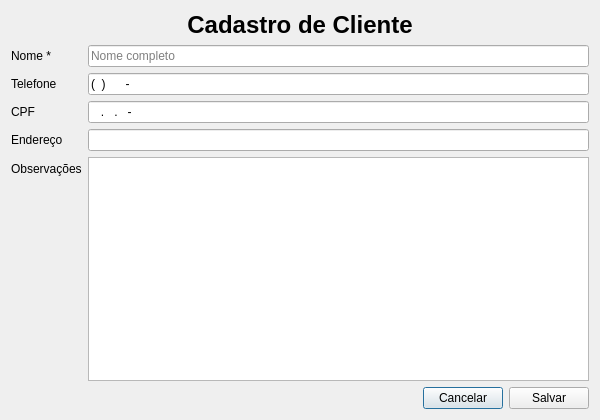
<?xml version="1.0" encoding="UTF-8"?>
<ui version="4.0">
 <class>ClienteForm</class>
 <widget class="QDialog" name="ClienteForm">
  <property name="geometry">
   <rect>
    <x>0</x>
    <y>0</y>
    <width>600</width>
    <height>420</height>
   </rect>
  </property>
  <property name="windowTitle">
   <string>Cadastro de Cliente</string>
  </property>
  <layout class="QVBoxLayout" name="verticalLayout">
   <item>
    <widget class="QLabel" name="lblTitulo">
     <property name="font">
      <font>
       <pointsize>18</pointsize>
       <bold>true</bold>
      </font>
     </property>
     <property name="text">
      <string>Cadastro de Cliente</string>
     </property>
     <property name="alignment">
      <set>Qt::AlignmentFlag::AlignCenter</set>
     </property>
    </widget>
   </item>
   <item>
    <layout class="QFormLayout" name="formLayout">
     <item row="0" column="0">
      <widget class="QLabel" name="lblNome">
       <property name="text">
        <string>Nome *</string>
       </property>
      </widget>
     </item>
     <item row="0" column="1">
      <widget class="QLineEdit" name="txtNome">
       <property name="placeholderText">
        <string>Nome completo</string>
       </property>
      </widget>
     </item>
     <item row="1" column="0">
      <widget class="QLabel" name="lblTelefone">
       <property name="text">
        <string>Telefone</string>
       </property>
      </widget>
     </item>
     <item row="1" column="1">
      <widget class="QLineEdit" name="txtTelefone">
       <property name="inputMask">
        <string>(99) 99999-9999</string>
       </property>
      </widget>
     </item>
     <item row="2" column="0">
      <widget class="QLabel" name="lblCpf">
       <property name="text">
        <string>CPF</string>
       </property>
      </widget>
     </item>
     <item row="2" column="1">
      <widget class="QLineEdit" name="txtCpf">
       <property name="inputMask">
        <string>999.999.999-99</string>
       </property>
      </widget>
     </item>
     <item row="3" column="0">
      <widget class="QLabel" name="lblEndereco">
       <property name="text">
        <string>Endereço</string>
       </property>
      </widget>
     </item>
     <item row="3" column="1">
      <widget class="QLineEdit" name="txtEndereco"/>
     </item>
     <item row="4" column="0">
      <widget class="QLabel" name="lblObservacoes">
       <property name="text">
        <string>Observações</string>
       </property>
      </widget>
     </item>
     <item row="4" column="1">
      <widget class="QTextEdit" name="txtObservacoes"/>
     </item>
    </layout>
   </item>
   <item>
    <layout class="QHBoxLayout" name="horizontalLayout">
     <item>
      <spacer name="horizontalSpacer">
       <property name="orientation">
        <enum>Qt::Orientation::Horizontal</enum>
       </property>
       <property name="sizeHint" stdset="0">
        <size>
         <width>40</width>
         <height>20</height>
        </size>
       </property>
      </spacer>
     </item>
     <item>
      <widget class="QPushButton" name="btnCancelar">
       <property name="text">
        <string>Cancelar</string>
       </property>
      </widget>
     </item>
     <item>
      <widget class="QPushButton" name="btnSalvar">
       <property name="text">
        <string>Salvar</string>
       </property>
      </widget>
     </item>
    </layout>
   </item>
  </layout>
 </widget>
 <resources/>
 <connections/>
</ui>
